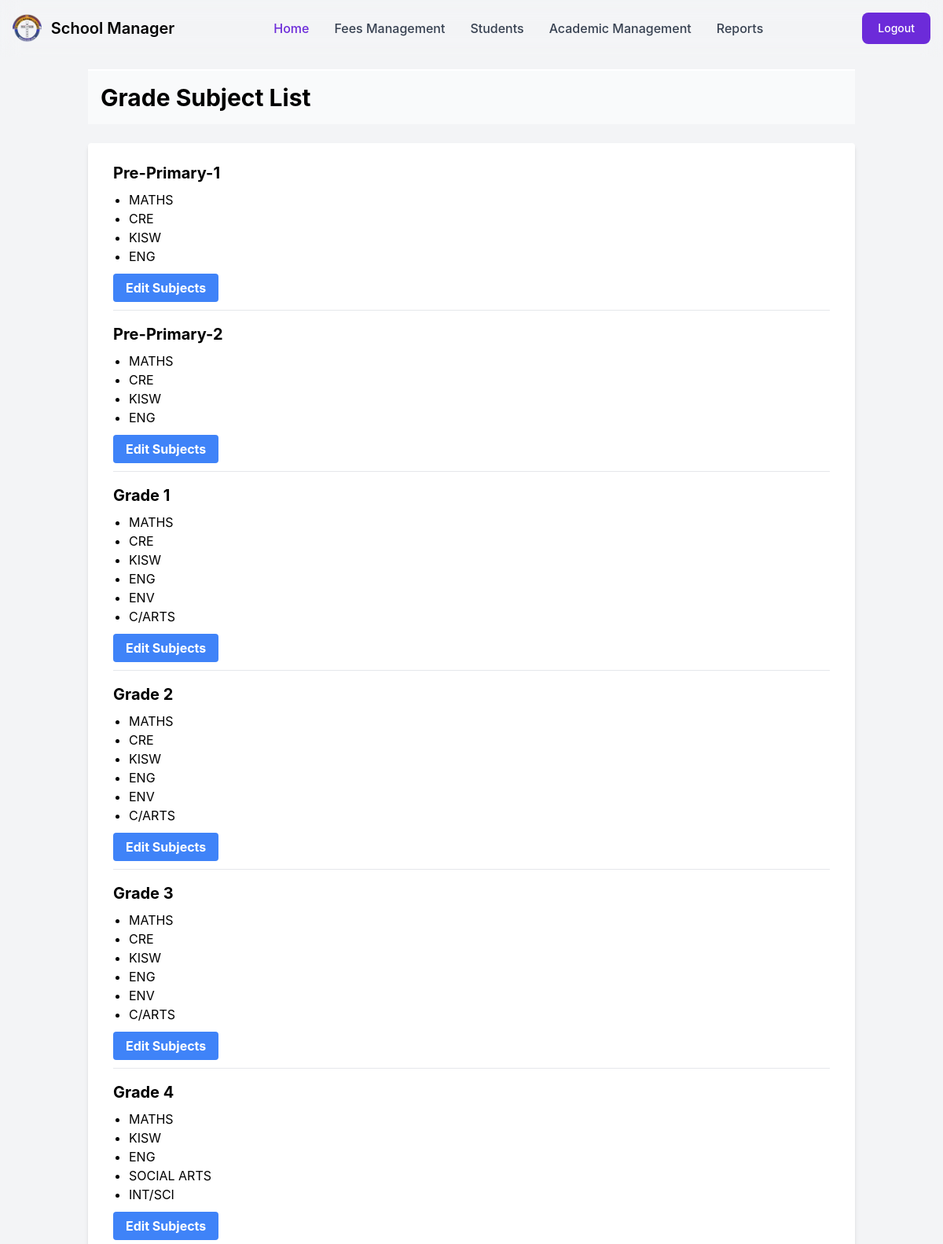
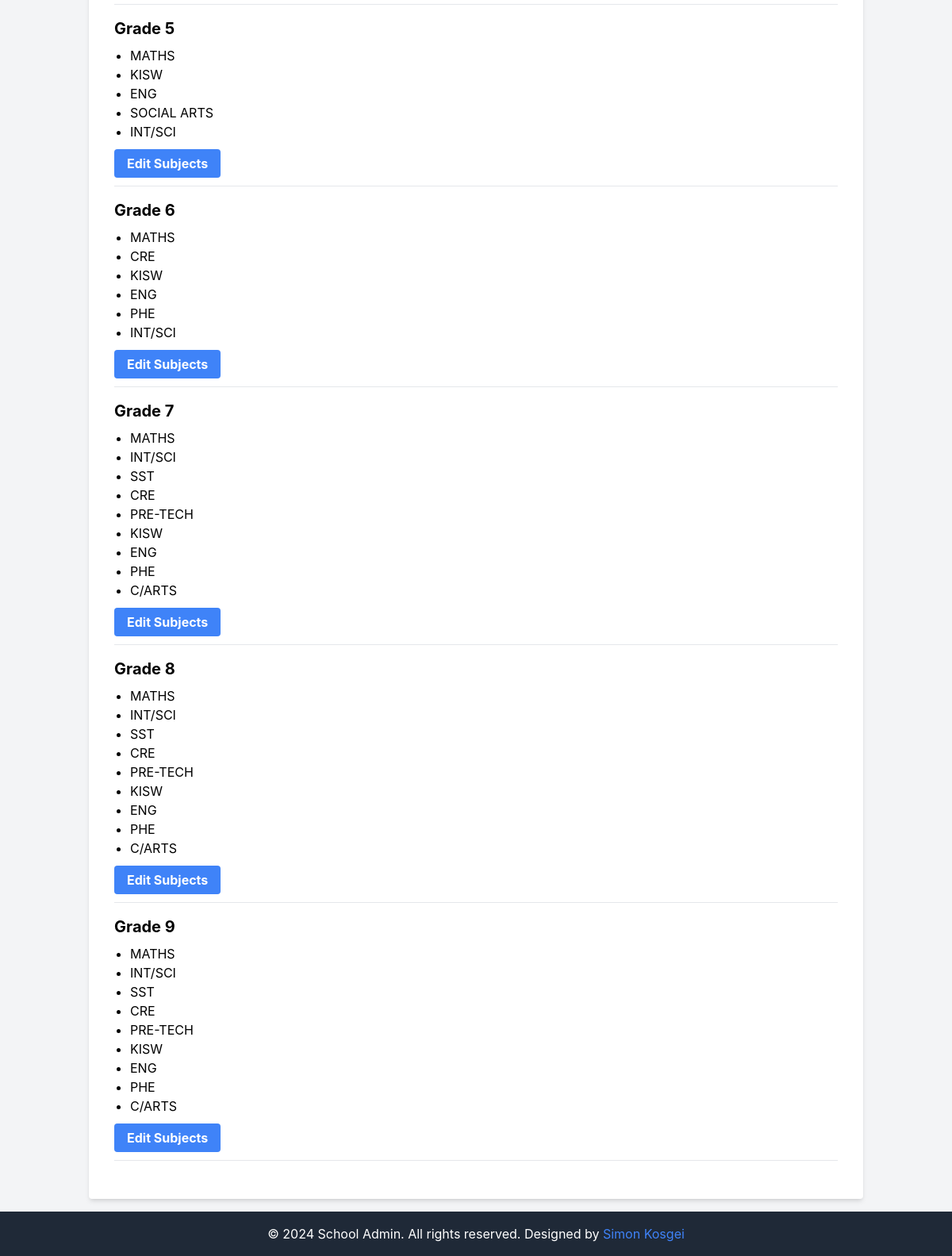
The app's page /control/grade-subjects/ (signed in) with its own data (2 pictures, top to bottom).
### learners/models.py (models this page shows, shortened)
class Grade(models.Model):
    GRADES = [
        ('Pre-Primary-1', 'Pre-Primary-1'),
        ('Pre-Primary-2', 'Pre-Primary-2'),
        ('Grade 1', 'Grade 1'),
        ('Grade 2', 'Grade 2'),
        ('Grade 3', 'Grade 3'),
        ('Grade 4', 'Grade 4'),
        ('Grade 5', 'Grade 5'),
        ('Grade 6', 'Grade 6'),
        ('Grade 7', 'Grade 7'),
        ('Grade 8', 'Grade 8'),
        ('Grade 9', 'Grade 9'),
    ]
    grade_name = models.CharField(max_length=100, choices=GRADES, unique=True)
    grade_description = models.TextField()
    class_teacher_remark = models.TextField(blank=True)

### exams/models.py (models this page shows, shortened)
class Subject(models.Model):
    name = models.CharField(max_length=100)
    subject_id = models.AutoField(primary_key=True)
    grades = models.ManyToManyField(Grade, related_name='subjects')

### administrator/views.py (the view)
# urls.py: path('grade-subjects/', grade_subject_list, name='grade_subject_list'),
@login_required
def grade_subject_list(request):
    grades = Grade.objects.all().prefetch_related('subjects')
    return render(request, 'admin/grade_subject_list.html', {'grades': grades})

### templates/admin/grade_subject_list.html (shortened to what this page needs)
<head>
</head>
{% extends 'admin/base.html' %}
{% load static %}
{% block content %}
<div class="container-fluid">
    <h2 class="text-3xl font-bold mb-6 p-4 bg-gray-50 dark:bg-gray-900 dark:text-white border-t-2 border-white">Grade Subject List</h2>
    <div class="bg-white shadow-md rounded px-8 pt-6 pb-8 mb-4">
        {% for grade in grades %}
            <h3 class="text-xl font-bold mb-2">{{ grade.grade_name }}</h3>
            <ul class="list-disc pl-5 mb-4">
                {% for subject in grade.subjects.all %}
                    <li>{{ subject.name }}</li>
                {% empty %}
                    <li>No subjects assigned</li>
                {% endfor %}
            </ul>
            <a href="{% url 'edit_grade_subjects' grade.id %}" class="bg-blue-500 hover:bg-blue-700 text-white font-bold py-2 px-4 rounded">Edit Subjects</a>
            <hr class="my-4">
        {% endfor %}
    </div>
</div>
{% endblock %}

### records on screen
Grade: grade_name "Pre-Primary-1"
Subject: name "MATHS"
Subject: name "CRE"
Subject: name "KISW"
Subject: name "ENG"
Grade: grade_name "Pre-Primary-2"
Grade: grade_name "Grade 1"
Subject: name "ENV"
Subject: name "C/ARTS"
Grade: grade_name "Grade 2"
Grade: grade_name "Grade 3"
Grade: grade_name "Grade 4"
Subject: name "SOCIAL ARTS"
Subject: name "INT/SCI"
Grade: grade_name "Grade 5"
Grade: grade_name "Grade 6"
Subject: name "PHE"
Grade: grade_name "Grade 7"
Subject: name "SST"
Subject: name "PRE-TECH"
Grade: grade_name "Grade 8"
Grade: grade_name "Grade 9"
